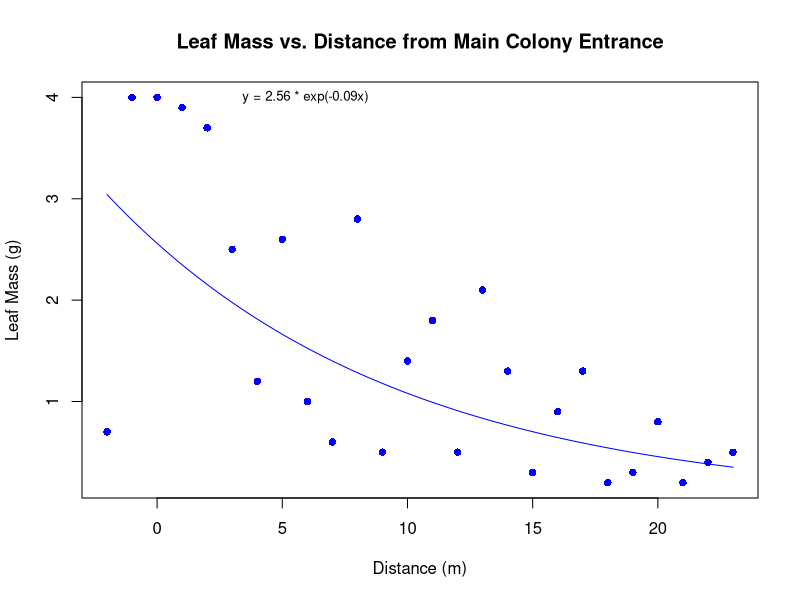
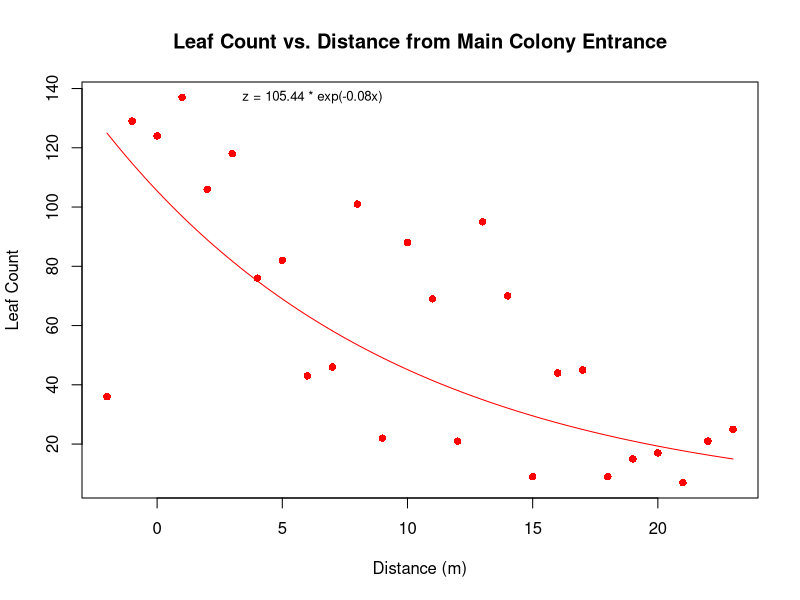
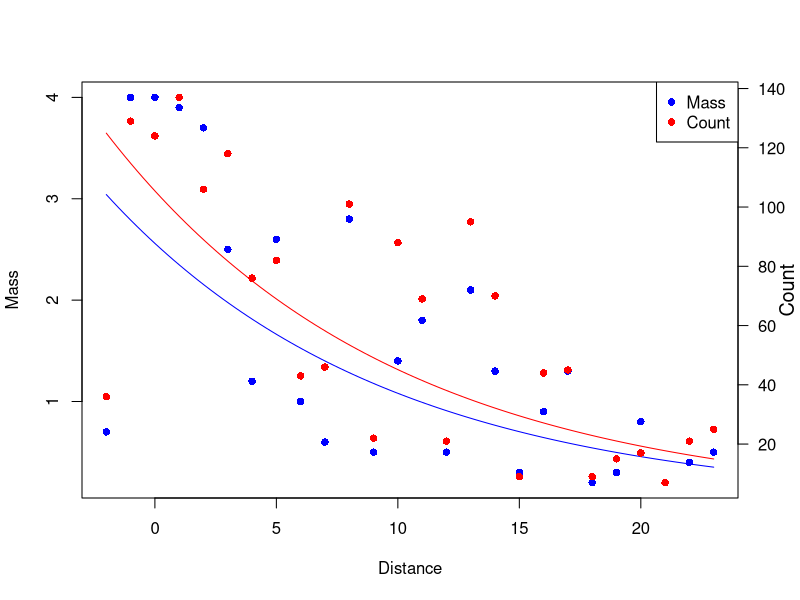

These charts were generated, in order, by the following R code:
## ---- chunk 1
# vector x (distance from main colony entrance)
x <- c(0, 6, 12, 18, 3, 9, 15, 21, 1, 7, 13, 19, -2, 4, 10, 16, 22, 2, 8, 14,20, -1, 5, 11, 17, 23)

# vector y (leaf pass in quadrat)
y <- c(4, 1, 0.5, 0.2, 2.5, 0.5, 0.3, 0.2, 3.9, 0.6, 2.1, 0.3, 0.7, 1.2, 1.4, 0.9, 0.4, 3.7, 2.8, 1.3, 0.8, 4.0, 2.6, 1.8, 1.3, 0.5)

# vector z (leaf count in quadrat)
z <- c(124, 43, 21,  9, 118, 22, 9, 7, 137, 46, 95, 15, 36, 76, 88, 44,  21, 106, 101, 70, 17, 129, 82, 69, 45, 25)

## ---- chunk 2
#create a data  frame
data <- data.frame(x = x, y = y, z = z, d = y/z)

# Use order to get the indices that would sort the data frame by x
order_indices <- order(data$x)

# Use the indices to reorder the data frame
sorted_data <- data[order_indices, ]
# Display the sorted data frame
print(sorted_data)
## ---- chunk 3
#change row headers
colnames(sorted_data) <-
c("Distance (m)", "Leaf Mass (g)", "Leaf Count", "Average Mass per Leaf")
#remove indices on the left side
print(sorted_data, row.names = FALSE)

## ---- chunk 4
plot(x, y, main = "Leaf Mass vs. Distance from Main Colony Entrance", xlab = "Distance (m)", ylab = "Leaf Mass (g)", col = "blue", pch = 16)

#Add an exponential line of best fit
fit <- lm(log(y) ~ x)

# Generate predicted values for the exponential fit
x_pred <- seq(min(x), max(x), length.out = 100)
y_pred <- exp(predict(fit, newdata = data.frame(x = x_pred)))

# Add the exponential line to the plot
lines(x_pred, y_pred, col = "blue", type = "l")

#add the equation of best fit
# Extract coefficients and transform back from log scale
a <- exp(coef(fit)[1])
b <- coef(fit)[2]

# Print the equation on the plot
eq <- sprintf("y = %.2f * exp(%.2fx)", a, b)
text(3, max(y), eq, pos = 4, col = "black", cex = 0.8)
## ---- chunk 5
plot(x, z, main = "Leaf Count vs. Distance from Main Colony Entrance", xlab = "Distance (m)", ylab = "Leaf Count", col = "red", pch = 16)
fit <- lm(log(z) ~ x)
x_pred <- seq(min(x), max(x), length.out = 100)
z_pred <- exp(predict(fit, newdata = data.frame(x = x_pred)))
lines(x_pred, z_pred, col = "red", type = "l")
a <- exp(coef(fit)[1])
b <- coef(fit)[2]
eq <- sprintf("z = %.2f * exp(%.2fx)", a, b)
text(3, max(z), eq, pos = 4, col = "black", cex = 0.8)
## ---- chunk 6
# Set up the first plotting region
# Set up the plotting region
par(mar = c(5, 4, 4, 2) + 0.1, oma = c(0, 0, 0, 1))
plot(x, y, type = "p", col = "blue", pch = 16, ylab = "Mass", xlab = "Distance", axes = TRUE)

#Add an exponential line of best fit
fit <- lm(log(y) ~ x)

# Generate predicted values for the exponential fit
x_pred <- seq(min(x), max(x), length.out = 100)
y_pred <- exp(predict(fit, newdata = data.frame(x = x_pred)))

# Add the exponential line to the plot
lines(x_pred, y_pred, col = "blue", type = "l")


# Overlay the second set of points
par(new = TRUE)
plot(x, z, type = "p", col = "red", pch = 16, ylab = "", xlab = "", axes = FALSE)

#Add line of best fit
fit <- lm(log(z) ~ x)
x_pred <- seq(min(x), max(x), length.out = 100)
z_pred <- exp(predict(fit, newdata = data.frame(x = x_pred)))
lines(x_pred, z_pred, col = "red", type = "l")


# Add a label on the right side for Y2
mtext("Count", side = 4, line = 2, col = "black", cex = 1.2)  # Adjust line and cex as needed

# Add a y-axis on the right side for Z
axis(4, col = "black", col.axis = "black", las = 1)  # Set color for Z axis

# Add a legend
legend("topright", legend = c("Mass", "Count"), col = c("blue", "red"), pch = 16)
